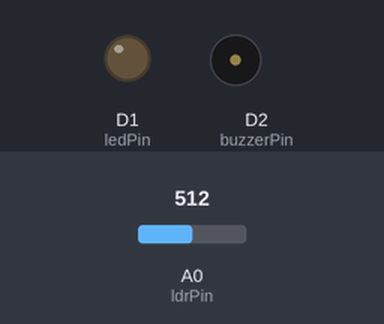
The sketch below on a simulated ESP8266 (NodeMCU). Shown: output pins drawn as LEDs (lit = HIGH), buzzer (waves = sounding, pin HIGH). The test bench sets the inputs (shaded band); at power-on: A0 (ldrPin) = 512. WiFi joins after 1.5 s; servers stay silent unless stated; what the sketch prints to the serial monitor is not drawn.

Above: at 3.5 s.
3.6 s: A0 (ldrPin) set to 582
5.1 s: A0 (ldrPin) set to 618
At 5.56 s:
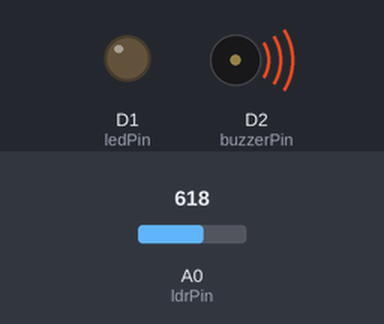
At 6.1 s:
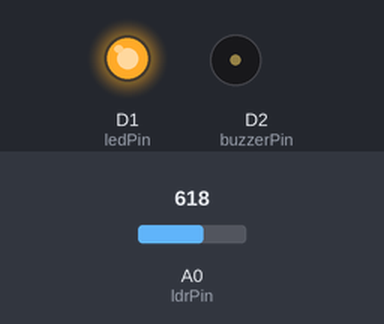
Timing chart, 0 to 14.1 s (numbered marks = the images above; inputs shaded):
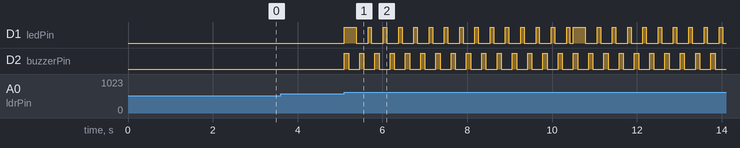

Measured:
- the behaviour switches between 599 and 600 on A0 (ldrPin) (found by bisection; images 0 and 1)
- after the input at 3.6 s, every drawn part: stays the same
- after the input at 5.1 s, D1 (ledPin): goes HIGH 0.28 s, 14 × (LOW 0.28 s, HIGH 0.08 s), LOW 0.08 s, HIGH 0.28 s, 9 × (LOW 0.28 s, HIGH 0.08 s), then LOW, starting at once; D2 (buzzerPin): alternates HIGH for 0.10 s and LOW for 0.26 s, starting at once

The sketch:

Final_project_code.ino
```cpp
// Define the Blynk template ID, template name, and authentication token
#define BLYNK_TEMPLATE_ID "TMPL6mZEnYTKZ"
#define BLYNK_TEMPLATE_NAME "laser sec"
#define BLYNK_AUTH_TOKEN "wmGRQvnv4TDg3OoOG6oqXEC6suAdrjuo"

// Include the ESP8266 WiFi library and the Blynk library
#include <ESP8266WiFi.h>
#include <BlynkSimpleEsp8266.h>

const char* ssid = "KH_2.4";  // The SSID of your WiFi network
const char* password = "CLB356930B";  // The password for your WiFi network

// Define the pins used for the LED, buzzer, and LDR
const int ledPin = D1;  // The NodeMCU pin connected to the LED
const int buzzerPin = D2;  // The NodeMCU pin connected to the buzzer
const int ldrPin = A0;  // The analog pin on the NodeMCU connected to the LDR

void setup() {
  // Initialize serial communication at 9600 baud rate
  Serial.begin(9600);

  // Connect to WiFi network
  Serial.print("Connecting to ");
  Serial.println(ssid);
  WiFi.begin(ssid, password);

  // Wait for connection to be established
  while (WiFi.status() != WL_CONNECTED) {
    delay(1000);
    Serial.print(".");
  }

  Serial.println("");
  Serial.println("WiFi connected");

  // Initialize Blynk with the authentication token and WiFi network credentials
  Blynk.begin(BLYNK_AUTH_TOKEN, ssid, password);

  // Set the pin modes for the LED, buzzer, and LDR
  pinMode(ledPin, OUTPUT);
  pinMode(buzzerPin, OUTPUT);
  pinMode(ldrPin, INPUT);
}

void loop() {
  // Run the Blynk app
  Blynk.run();

  // Read the value of the LDR (light dependent resistor)
  int ldrStatus = analogRead(ldrPin);

  // If the LDR value is greater than or equal to 600 (it's dark enough to trigger the alarm)
  if (ldrStatus >= 600) {
    // Log the event in the Blynk app
    Blynk.logEvent("laser_alarm");

    // Send a notification to the Blynk app
    Blynk.notify("Laser security alarm triggered!");

        // Turn on the LED
      digitalWrite(ledPin, HIGH);
      // Activate the alarm by blinking the LED and sounding the buzzer
      for (int i = 0; i < 15; i++) {
      // Turn on the buzzer
      digitalWrite(buzzerPin, HIGH);
      // Wait for 100 milliseconds
      delay(100);
      // Turn off the buzzer
      digitalWrite(buzzerPin, LOW);
      // Wait for 100 milliseconds
      delay(100);
      // Turn on the LED
      digitalWrite(ledPin, HIGH);
      // Wait for 80 milliseconds
      delay(80);
      // Turn off the LED
      digitalWrite(ledPin, LOW);
      // Wait for 80 milliseconds
      delay(80);
      }
      // Turn off the LED
      digitalWrite(ledPin, LOW);
  }
}
```
